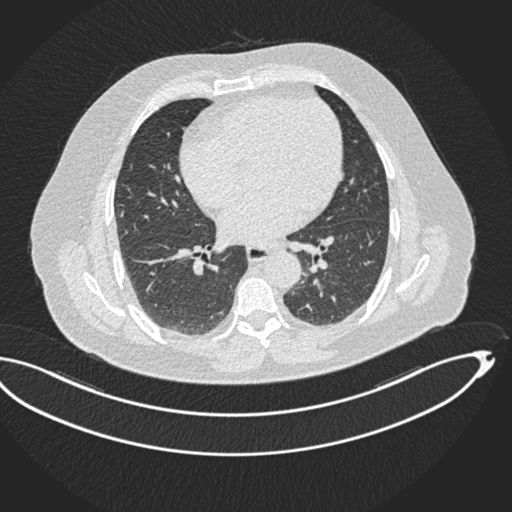
#> input picture backend/samples/sample_benign_1.jpg, 512 x 512 px
$ python -i preprocess.py   (imports and definitions only)
#> lines starting #> are read from the running program, lines starting #| are printed output that depends on the picture; after the words box and inside, x2 and y2 are one past the last pixel; in counts of white or black regions, pixels touching at a corner belong together
#> further down, picture is the input picture: shape (512, 512, 3); min 37, max 255, mean 108.5
"""
preprocess.py - Medical Image Preprocessing Pipeline for Thoracic CT Scans
Part of LungScan AI Project.
"""

from typing import Union, Tuple, Optional, Dict, Any
import numpy as np
import cv2


TARGET_SIZE = (256, 256)


def load_raw_image(image_input: Union[str, bytes, np.ndarray]) -> np.ndarray:
    """
    Loads raw image from a file path, in-memory bytes, or existing numpy array.
    Returns BGR or Grayscale numpy array.
    """
    if isinstance(image_input, str):
        img = cv2.imread(image_input)
        if img is None:
            raise ValueError(f"Unable to read image from path: {image_input}")
        return img
    elif isinstance(image_input, (bytes, bytearray)):
        nparr = np.frombuffer(image_input, np.uint8)
        img = cv2.imdecode(nparr, cv2.IMREAD_COLOR)
        if img is None:
            raise ValueError("Unable to decode image from provided byte stream.")
        return img
    elif isinstance(image_input, np.ndarray):
        return image_input
    else:
        raise TypeError(f"Unsupported image input type: {type(image_input)}")


def to_grayscale(img: np.ndarray) -> np.ndarray:
    """
    Converts image to single-channel 8-bit grayscale.
    """
    if len(img.shape) == 2:
        return img
    elif len(img.shape) == 3:
        if img.shape[2] == 4:
            return cv2.cvtColor(img, cv2.COLOR_BGRA2GRAY)
        elif img.shape[2] == 3:
            return cv2.cvtColor(img, cv2.COLOR_BGR2GRAY)
    raise ValueError(f"Unexpected image shape for grayscale conversion: {img.shape}")


def resize_image(gray: np.ndarray, target_size: Tuple[int, int] = TARGET_SIZE) -> np.ndarray:
    """
    Resizes image to consistent target dimension using area interpolation for downsampling
    or cubic interpolation for upsampling.
    """
#> called with target_size = (256, 256)
    h, w = gray.shape[:2]
#> h = 512; w = 512
    if (w, h) == target_size:
        return gray
    interp = cv2.INTER_AREA if (w > target_size[0] or h > target_size[1]) else cv2.INTER_CUBIC
#> interp = 3
    return cv2.resize(gray, target_size, interpolation=interp)
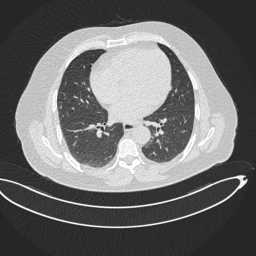
#> returned value: shape (256, 256); min 37, max 255, mean 108.6


def apply_clahe(gray: np.ndarray, clip_limit: float = 2.0, tile_grid: Tuple[int, int] = (8, 8)) -> np.ndarray:
    """
    Applies Contrast Limited Adaptive Histogram Equalization (CLAHE)
    to enhance lung nodule contrast and soft tissue density differentiation.
    """
#> called with clip_limit = 2, tile_grid = (8, 8)
    clahe = cv2.createCLAHE(clipLimit=clip_limit, tileGridSize=tile_grid)
    return clahe.apply(gray)
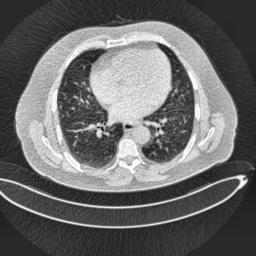
#> returned value: shape (256, 256); min 22, max 255, mean 104.9


def denoise_image(gray: np.ndarray, kernel_size: int = 3) -> np.ndarray:
    """
    Applies gentle Gaussian smoothing to reduce thermal/quantum CT scanner noise
    while preserving spiculation and margins of lung lesions.
    """
    return cv2.GaussianBlur(gray, (kernel_size, kernel_size), 0.5)


def extract_lung_parenchyma_mask(gray: np.ndarray) -> Tuple[np.ndarray, float]:
    """
    Computes an approximate lung cavity mask using Otsu thresholding and morphological closing.
    Returns:
        mask (np.ndarray): Binary mask where 255 indicates thoracic cavity / lung fields.
        parenchyma_ratio (float): Ratio of lung cavity area to total image area.
    """
    # In chest CT, aerated lung parenchyma is low attenuation (darker), surrounding chest wall is brighter
    _, thresh = cv2.threshold(gray, 0, 255, cv2.THRESH_BINARY_INV + cv2.THRESH_OTSU)
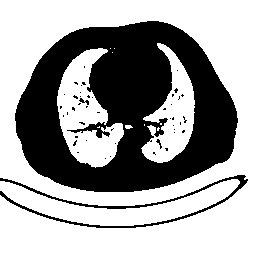
#> thresh: shape (256, 256); 63.5% white; 47 black regions (43 under 20 px), largest, box (x1, y1, x2, y2) and area: (15, 21, 238, 192) 22397, (0, 175, 248, 228) 1321, (79, 98, 89, 105) 30, (156, 139, 162, 149) 22
    kernel = cv2.getStructuringElement(cv2.MORPH_ELLIPSE, (5, 5))
    cleaned = cv2.morphologyEx(thresh, cv2.MORPH_OPEN, kernel)
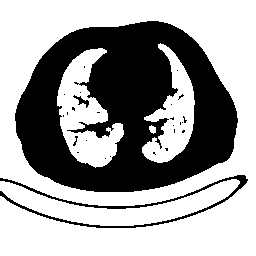
#> cleaned: shape (256, 256); 63% white; 27 black regions (23 under 20 px), largest, box (x1, y1, x2, y2) and area: (15, 21, 238, 192) 22769, (0, 175, 248, 228) 1329, (73, 95, 89, 108) 70, (73, 136, 78, 146) 20
    cleaned = cv2.morphologyEx(cleaned, cv2.MORPH_CLOSE, kernel)
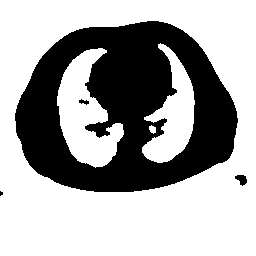
#> cleaned: shape (256, 256); 65.3% white; 4 black regions (1 under 20 px), largest, box (x1, y1, x2, y2) and area: (15, 21, 238, 192) 22593, (235, 175, 247, 186) 84, (79, 99, 89, 105) 34

    total_pixels = gray.shape[0] * gray.shape[1]
#> total_pixels = 65536
    mask_pixels = np.count_nonzero(cleaned)
#> mask_pixels = 42814
    ratio = float(mask_pixels) / float(total_pixels)
#> ratio = 0.653
    return cleaned, ratio


def preprocess_pipeline(
    image_input: Union[str, bytes, np.ndarray],
    target_size: Tuple[int, int] = TARGET_SIZE
) -> Dict[str, Any]:
    """
    Full reproducible preprocessing pipeline applied consistently across training,
    testing, and real-time user uploads.
    """
    raw = load_raw_image(image_input)
    gray = to_grayscale(raw)
    resized = resize_image(gray, target_size=target_size)
    denoised = denoise_image(resized)
    enhanced = apply_clahe(denoised)
    mask, parenchyma_ratio = extract_lung_parenchyma_mask(enhanced)
#> parenchyma_ratio = 0.653

    # Normalized float representation [0.0, 1.0]
    normalized_float = enhanced.astype(np.float32) / 255.0

    return {
        "raw_shape": raw.shape,
        "processed_gray": enhanced,
        "normalized_float": normalized_float,
        "lung_mask": mask,
        "parenchyma_ratio": parenchyma_ratio,
        "target_size": target_size,
    }


# [5 lines not run here, left out]

>>> import cv2
>>> picture = cv2.imread('../samples/sample_benign_1.jpg')
>>> result = preprocess_pipeline(picture)
#> result = 6 items

$ run again, on backend/samples/sample_benign_2.jpg
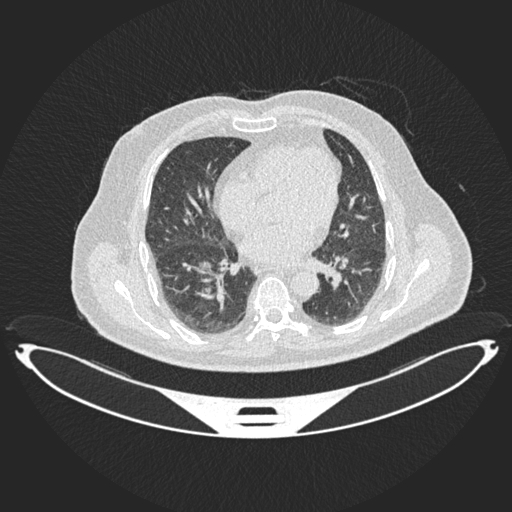
#> input picture backend/samples/sample_benign_2.jpg, 512 x 512 px
#> picture is the input picture: shape (512, 512, 3); min 37, max 255, mean 96.6
#> in extract_lung_parenchyma_mask, `_, thresh = cv2.threshold(gray, 0, 255, cv2.THRESH_BINARY_INV + cv2.TH..`:
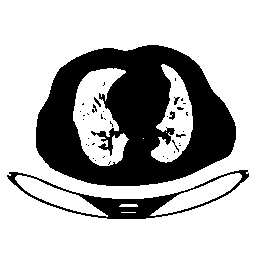
#> thresh: shape (256, 256); 70.8% white; 38 black regions (31 under 20 px), largest, box (x1, y1, x2, y2) and area: (36, 45, 236, 186) 16727, (7, 170, 249, 219) 2197, (169, 111, 175, 120) 33
#> in extract_lung_parenchyma_mask, `cleaned = cv2.morphologyEx(cleaned, cv2.MORPH_CLOSE, kernel)`:
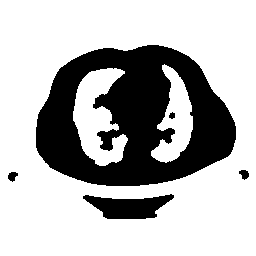
#> cleaned: shape (256, 256); 71.7% white; 5 black regions, box (x1, y1, x2, y2) and area: (36, 45, 236, 186) 16975, (83, 194, 174, 219) 1405, (239, 170, 249, 180) 67, (8, 172, 18, 182) 67, (169, 112, 175, 119) 31
#> mask_pixels = 46991
#> ratio = 0.717
#> result = 6 items

$ run again, on backend/samples/sample_benign_3.jpg
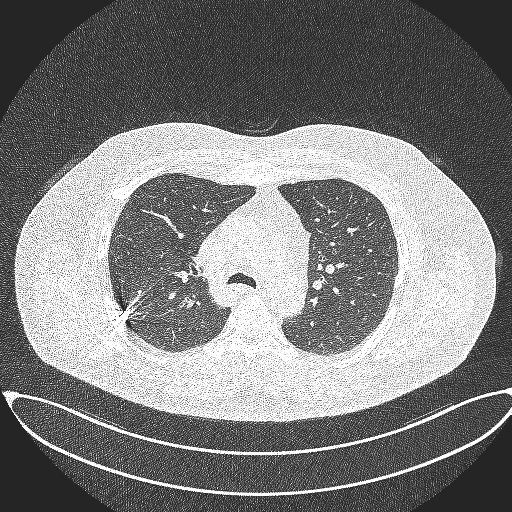
#> input picture backend/samples/sample_benign_3.jpg, 512 x 512 px
#> picture is the input picture: shape (512, 512, 3); min 36, max 255, mean 126.5
#> in extract_lung_parenchyma_mask, `_, thresh = cv2.threshold(gray, 0, 255, cv2.THRESH_BINARY_INV + cv2.TH..`:
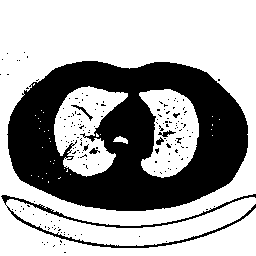
#> thresh: shape (256, 256); 64% white; 174 black regions (167 under 20 px), largest, box (x1, y1, x2, y2) and area: (7, 61, 248, 211) 21655, (1, 194, 256, 248) 1347, (71, 105, 93, 121) 62
#> in extract_lung_parenchyma_mask, `cleaned = cv2.morphologyEx(cleaned, cv2.MORPH_CLOSE, kernel)`:
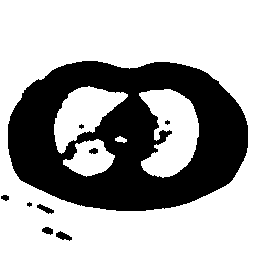
#> cleaned: shape (256, 256); 65.5% white; 9 black regions (3 under 20 px), largest, box (x1, y1, x2, y2) and area: (8, 61, 248, 211) 22237, (56, 231, 72, 241) 88, (37, 204, 54, 214) 79, (42, 227, 53, 235) 62, (89, 148, 98, 154) 41, (1, 195, 9, 201) 36
#> mask_pixels = 42942
#> ratio = 0.655
#> result = 6 items

$ run again, on backend/samples/sample_malignant_1.jpg
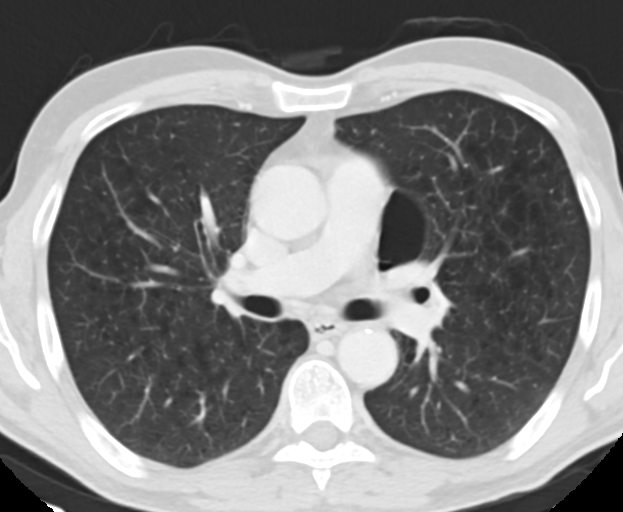
#> input picture backend/samples/sample_malignant_1.jpg, 623 x 512 px
#> picture is the input picture: shape (512, 623, 3); min 0, max 255, mean 128.8
#> in extract_lung_parenchyma_mask, `_, thresh = cv2.threshold(gray, 0, 255, cv2.THRESH_BINARY_INV + cv2.TH..`:
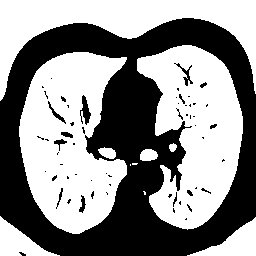
#> thresh: shape (256, 256); 55.6% white; 59 black regions (45 under 20 px), largest, box (x1, y1, x2, y2) and area: (0, 18, 256, 256) 28118, (80, 95, 91, 125) 167, (174, 63, 193, 86) 102
#> in extract_lung_parenchyma_mask, `cleaned = cv2.morphologyEx(cleaned, cv2.MORPH_CLOSE, kernel)`:
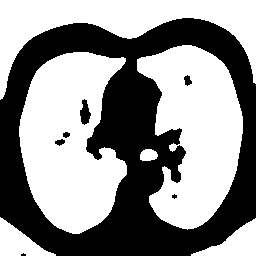
#> cleaned: shape (256, 256); 56.6% white; 7 black regions (2 under 20 px), largest, box (x1, y1, x2, y2) and area: (0, 18, 256, 256) 28092, (80, 99, 91, 125) 180, (184, 75, 192, 86) 57, (55, 139, 65, 146) 45, (63, 132, 70, 138) 32
#> mask_pixels = 37102
#> ratio = 0.566
#> result = 6 items
